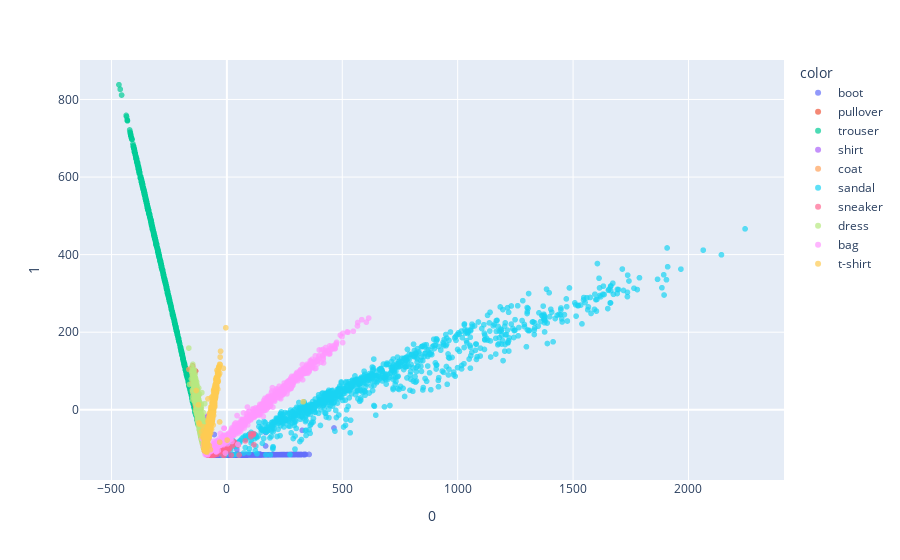

The notebook cell saved with this chart:
### Markdown cell above
### PCA

### Code cell
### Get the encoded representation of the test samples
encoded_samples = []
for sample in tqdm(test_dataset):
    img = sample[0].unsqueeze(0).to(device)
    label = sample[1]
    # Encode image
    encoder10.eval()
    with torch.no_grad():
        encoded_img  = encoder10(img)
    # Append to list
    encoded_img = encoded_img.flatten().cpu().numpy()
    encoded_sample = {f"Enc. Variable {i}": enc for i, enc in enumerate(encoded_img)}
    encoded_sample['label'] = label
    encoded_samples.append(encoded_sample)

encoded_samples = pd.DataFrame(encoded_samples)

from sklearn.decomposition import PCA

pca = PCA(n_components=2)
encoded_samples_reduced_PCA = pca.fit_transform(encoded_samples)
import plotly.express as px
fig2a = px.scatter(encoded_samples_reduced_PCA, x=0, y =1, 
    color=[label_names[l] for l in encoded_samples.label.to_numpy()], opacity=0.7)
fig2a.show()
#save figure as eps
fig2a.write_image(f'images/10D_finetuned_PCA.eps', width=2000, height=700)

# very interesting but computationally expensive
# pca3 = PCA(n_components=3)
# encoded_samples_reduced_PCA3 = pca3.fit_transform(encoded_samples)
# fig2b = px.scatter_3d(encoded_samples_reduced_PCA3, x=0, y=1, z=2, 
#     color=[label_names[l] for l in encoded_samples.label.to_numpy()], opacity=0.7)
# fig2b.show()

### Figure 1 — Plotly figure (JSON) as saved in the notebook; plotly's stock layout.template omitted (floating-point values rounded to 4 significant figures; data arrays with more than 128 entries replaced by an {"elided": "..."} marker saying what was removed)
{"data": [{"hovertemplate": "color=boot<br>0=%{x}<br>1=%{y}<extra></extra>", "legendgroup": "boot", "marker": {"color": "#636efa", "opacity": 0.7, "symbol": "circle"}, "mode": "markers", "name": "boot", "showlegend": true, "type": "scattergl", "x": {"elided": "1000 float values"}, "xaxis": "x", "y": {"elided": "1000 float values"}, "yaxis": "y"}, {"hovertemplate": "color=pullover<br>0=%{x}<br>1=%{y}<extra></extra>", "legendgroup": "pullover", "marker": {"color": "#EF553B", "opacity": 0.7, "symbol": "circle"}, "mode": "markers", "name": "pullover", "showlegend": true, "type": "scattergl", "x": {"elided": "1000 float values"}, "xaxis": "x", "y": {"elided": "1000 float values"}, "yaxis": "y"}, {"hovertemplate": "color=trouser<br>0=%{x}<br>1=%{y}<extra></extra>", "legendgroup": "trouser", "marker": {"color": "#00cc96", "opacity": 0.7, "symbol": "circle"}, "mode": "markers", "name": "trouser", "showlegend": true, "type": "scattergl", "x": {"elided": "1000 float values"}, "xaxis": "x", "y": {"elided": "1000 float values"}, "yaxis": "y"}, {"hovertemplate": "color=shirt<br>0=%{x}<br>1=%{y}<extra></extra>", "legendgroup": "shirt", "marker": {"color": "#ab63fa", "opacity": 0.7, "symbol": "circle"}, "mode": "markers", "name": "shirt", "showlegend": true, "type": "scattergl", "x": {"elided": "1000 float values"}, "xaxis": "x", "y": {"elided": "1000 float values"}, "yaxis": "y"}, {"hovertemplate": "color=coat<br>0=%{x}<br>1=%{y}<extra></extra>", "legendgroup": "coat", "marker": {"color": "#FFA15A", "opacity": 0.7, "symbol": "circle"}, "mode": "markers", "name": "coat", "showlegend": true, "type": "scattergl", "x": {"elided": "1000 float values"}, "xaxis": "x", "y": {"elided": "1000 float values"}, "yaxis": "y"}, {"hovertemplate": "color=sandal<br>0=%{x}<br>1=%{y}<extra></extra>", "legendgroup": "sandal", "marker": {"color": "#19d3f3", "opacity": 0.7, "symbol": "circle"}, "mode": "markers", "name": "sandal", "showlegend": true, "type": "scattergl", "x": {"elided": "1000 float values"}, "xaxis": "x", "y": {"elided": "1000 float values"}, "yaxis": "y"}, {"hovertemplate": "color=sneaker<br>0=%{x}<br>1=%{y}<extra></extra>", "legendgroup": "sneaker", "marker": {"color": "#FF6692", "opacity": 0.7, "symbol": "circle"}, "mode": "markers", "name": "sneaker", "showlegend": true, "type": "scattergl", "x": {"elided": "1000 float values"}, "xaxis": "x", "y": {"elided": "1000 float values"}, "yaxis": "y"}, {"hovertemplate": "color=dress<br>0=%{x}<br>1=%{y}<extra></extra>", "legendgroup": "dress", "marker": {"color": "#B6E880", "opacity": 0.7, "symbol": "circle"}, "mode": "markers", "name": "dress", "showlegend": true, "type": "scattergl", "x": {"elided": "1000 float values"}, "xaxis": "x", "y": {"elided": "1000 float values"}, "yaxis": "y"}, {"hovertemplate": "color=bag<br>0=%{x}<br>1=%{y}<extra></extra>", "legendgroup": "bag", "marker": {"color": "#FF97FF", "opacity": 0.7, "symbol": "circle"}, "mode": "markers", "name": "bag", "showlegend": true, "type": "scattergl", "x": {"elided": "1000 float values"}, "xaxis": "x", "y": {"elided": "1000 float values"}, "yaxis": "y"}, {"hovertemplate": "color=t-shirt<br>0=%{x}<br>1=%{y}<extra></extra>", "legendgroup": "t-shirt", "marker": {"color": "#FECB52", "opacity": 0.7, "symbol": "circle"}, "mode": "markers", "name": "t-shirt", "showlegend": true, "type": "scattergl", "x": {"elided": "1000 float values"}, "xaxis": "x", "y": {"elided": "1000 float values"}, "yaxis": "y"}], "layout": {"legend": {"title": {"text": "color"}, "tracegroupgap": 0}, "margin": {"t": 60}, "xaxis": {"anchor": "y", "domain": [0, 1], "title": {"text": "0"}}, "yaxis": {"anchor": "x", "domain": [0, 1], "title": {"text": "1"}}}}
